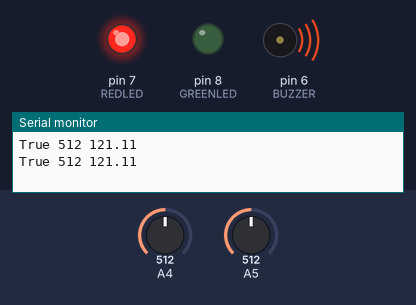
Recording of a sketch running on a simulated Arduino Uno, built with avr-gcc and run on an emulated ATmega328P. Parts: output pins drawn as LEDs (lit = HIGH), buzzer (waves = sounding, pin HIGH), the last lines printed to the serial monitor. The test bench sets the inputs (shaded band); at power-on: A5 = 512, A4 = 512.

Above: at 3.8 s.
3.9 s: A5 set to 467
7.8 s: A5 set to 434
At 9.4 s:
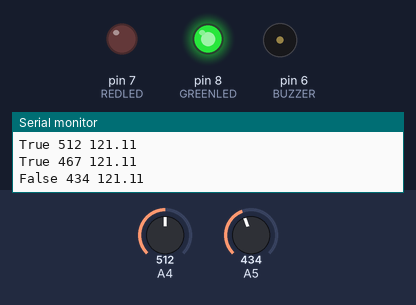
11.7 s: A5 set to 460
At 12.9 s:
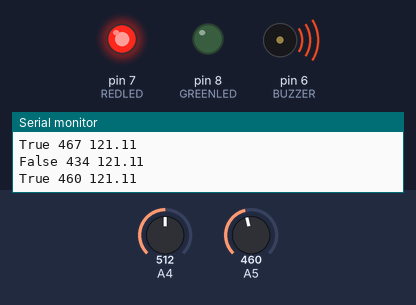
15.6 s: A5 set to 440
At 18.8 s:
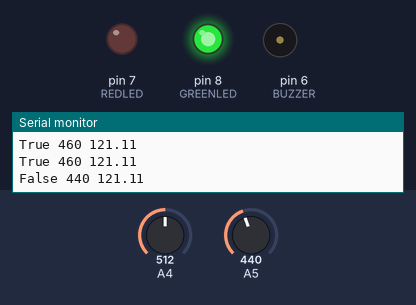
Timing chart, 0 to 20.3 s (numbered marks = the images above; inputs shaded):
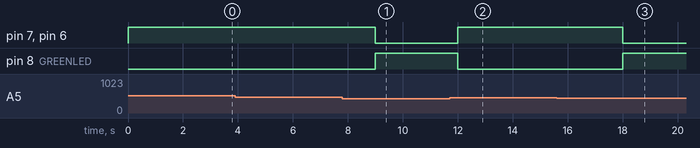

The sketch:

arduino.ino
```cpp
int REDLED=7;
int BUZZER = 6;
int GREENLED = 8;
int temperature = A4;


void setup() {
  // put your setup code here, to run once:
  pinMode(GREENLED, OUTPUT);
  pinMode(REDLED, OUTPUT);
  pinMode(BUZZER, OUTPUT);
  Serial.begin(9600);

}

void loop() {
  int gas = analogRead(A5);
  int val = analogRead(A4);
  float mv = ( val/1024.0)*5000;
  float fahrenheit = mv/10;
  float cel = (fahrenheit-32)*5/9;
  if(gas>450){
    digitalWrite(REDLED, HIGH);
    digitalWrite(GREENLED, LOW);
    digitalWrite(BUZZER, HIGH);
    Serial.print("True");
    Serial.print(" ");
    Serial.print(gas);
    Serial.print(" ");
    Serial.print(cel);
    Serial.println();
  } else {
    digitalWrite(REDLED, LOW);
    digitalWrite(GREENLED, HIGH);
    digitalWrite(BUZZER, LOW);
    Serial.print("False");
    Serial.print(" ");
    Serial.print(gas);
    Serial.print(" ");
    Serial.print(cel);
    Serial.println();
  }
  delay(3000);
}
```

Measured:
- the behaviour switches between 451 and 450 on A5 (found by bisection; images 0 and 1)
- after the input at 7.8 s, pin 7 (REDLED), pin 6 (BUZZER): HIGH → LOW after 1.2 s; pin 8 (GREENLED): LOW → HIGH after 1.2 s
- after the input at 11.7 s, pin 7 (REDLED), pin 6 (BUZZER): LOW → HIGH after 0.30 s; pin 8 (GREENLED): HIGH → LOW after 0.30 s
- after the input at 15.6 s, pin 7 (REDLED), pin 6 (BUZZER): HIGH → LOW after 2.4 s; pin 8 (GREENLED): LOW → HIGH after 2.4 s
